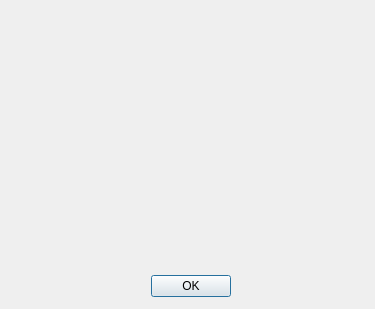
<?xml version="1.0" encoding="UTF-8"?>
<ui version="4.0">
 <class>MyDialog</class>
 <widget class="QDialog" name="MyDialog">
  <property name="geometry">
   <rect>
    <x>0</x>
    <y>0</y>
    <width>375</width>
    <height>309</height>
   </rect>
  </property>
  <property name="windowTitle">
   <string>Dialog</string>
  </property>
  <widget class="QDialogButtonBox" name="buttonBox">
   <property name="geometry">
    <rect>
     <x>20</x>
     <y>270</y>
     <width>341</width>
     <height>32</height>
    </rect>
   </property>
   <property name="orientation">
    <enum>Qt::Horizontal</enum>
   </property>
   <property name="standardButtons">
    <set>QDialogButtonBox::Ok</set>
   </property>
   <property name="centerButtons">
    <bool>true</bool>
   </property>
  </widget>
  <widget class="QLabel" name="descr">
   <property name="geometry">
    <rect>
     <x>10</x>
     <y>10</y>
     <width>351</width>
     <height>211</height>
    </rect>
   </property>
   <property name="text">
    <string/>
   </property>
   <property name="alignment">
    <set>Qt::AlignLeading|Qt::AlignLeft|Qt::AlignTop</set>
   </property>
  </widget>
 </widget>
 <resources/>
 <connections>
  <connection>
   <sender>buttonBox</sender>
   <signal>accepted()</signal>
   <receiver>MyDialog</receiver>
   <slot>accept()</slot>
   <hints>
    <hint type="sourcelabel">
     <x>248</x>
     <y>254</y>
    </hint>
    <hint type="destinationlabel">
     <x>157</x>
     <y>274</y>
    </hint>
   </hints>
  </connection>
  <connection>
   <sender>buttonBox</sender>
   <signal>rejected()</signal>
   <receiver>MyDialog</receiver>
   <slot>reject()</slot>
   <hints>
    <hint type="sourcelabel">
     <x>316</x>
     <y>260</y>
    </hint>
    <hint type="destinationlabel">
     <x>286</x>
     <y>274</y>
    </hint>
   </hints>
  </connection>
 </connections>
</ui>
